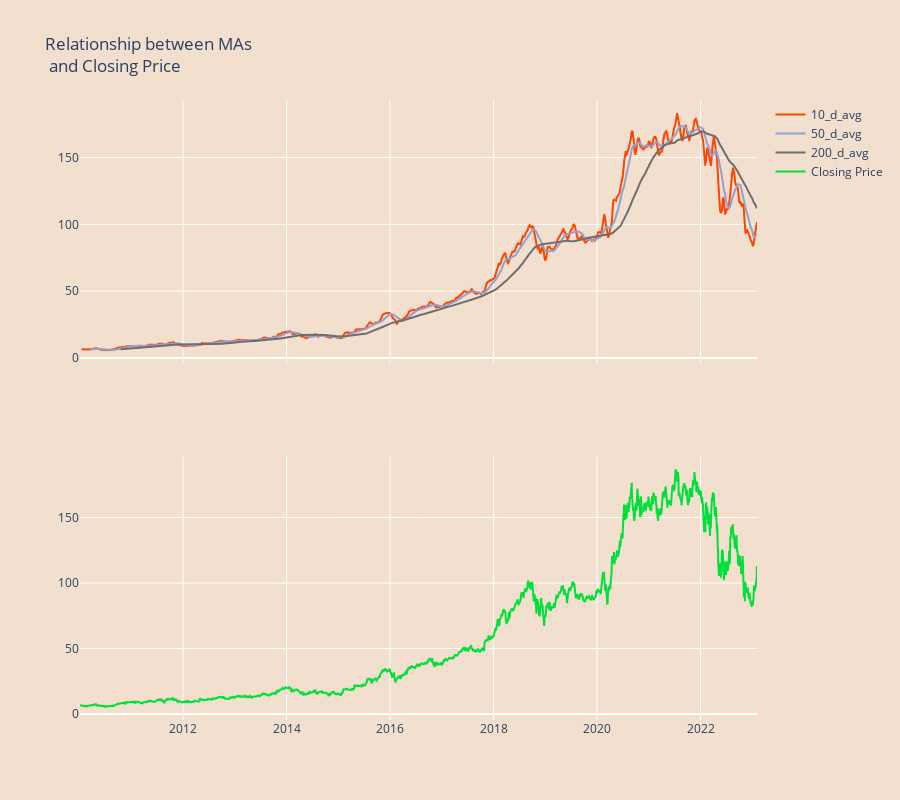

Notebook code for this chart:
### Markdown cell above
**Relationship between Moving Average and Closing Price**

### Code cell
fig = tls.make_subplots(rows=2, cols=1, shared_xaxes=True)

colors = ['#ff4500', '#92a1cf', '#6E6E6E']
avgs = ['10_d_avg', '50_d_avg', '200_d_avg']
# for i,c in zip(range(n),color):
#    ax1.plot(x, y,c=c)

for col, c in zip(avgs, colors):
    fig.append_trace({'x': df_month.index, 'y': df_month[col], 'type': 'scatter', 'name': col, 'line': {'color': c}}, 1, 1)
for col in ['Close']:
    fig.append_trace({'x': df_month.index, 'y': df_month[col], 'type': 'scatter', 'name': 'Closing Price', 'line':{'color': '#01DF3A'}}, 2, 1)
    
fig['layout'].update(height=800,title='Relationship between MAs <br> and Closing Price',
                    paper_bgcolor='#F2DFCE', plot_bgcolor='#F2DFCE')
    
iplot(fig, filename='pandas/mixed-type subplots')

### Figure 1 — Plotly figure (JSON) as saved in the notebook; plotly's stock layout.template omitted (floating-point values rounded to 4 significant figures; data arrays with more than 128 entries replaced by an {"elided": "..."} marker saying what was removed)
{"data": [{"line": {"color": "#ff4500"}, "name": "10_d_avg", "type": "scatter", "x": {"elided": "3295 str values"}, "xaxis": "x", "y": {"elided": "3295 float values"}, "yaxis": "y"}, {"line": {"color": "#92a1cf"}, "name": "50_d_avg", "type": "scatter", "x": {"elided": "3295 str values"}, "xaxis": "x", "y": {"elided": "3295 float values"}, "yaxis": "y"}, {"line": {"color": "#6E6E6E"}, "name": "200_d_avg", "type": "scatter", "x": {"elided": "3295 str values"}, "xaxis": "x", "y": {"elided": "3295 float values"}, "yaxis": "y"}, {"line": {"color": "#01DF3A"}, "name": "Closing Price", "type": "scatter", "x": {"elided": "3295 str values"}, "xaxis": "x2", "y": {"elided": "3295 float values"}, "yaxis": "y2"}], "layout": {"height": 800, "paper_bgcolor": "#F2DFCE", "plot_bgcolor": "#F2DFCE", "title": {"text": "Relationship between MAs <br> and Closing Price"}, "xaxis": {"anchor": "y", "domain": [0, 1], "matches": "x2", "showticklabels": false}, "xaxis2": {"anchor": "y2", "domain": [0, 1]}, "yaxis": {"anchor": "x", "domain": [0.575, 1]}, "yaxis2": {"anchor": "x2", "domain": [0, 0.425]}}}
